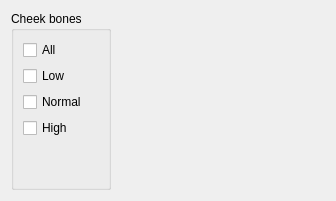
       <widget class="QWidget" name="cheeks">
        <layout class="QHBoxLayout" name="horizontalLayout_28">
         <item>
          <widget class="QGroupBox" name="groupBox_76">
           <property name="title">
            <string>Cheek bones</string>
           </property>
           <property name="alignment">
            <set>Qt::AlignLeading|Qt::AlignLeft|Qt::AlignTop</set>
           </property>
           <layout class="QVBoxLayout" name="verticalLayout_74">
            <item>
             <widget class="QCheckBox" name="checkBox_340">
              <property name="text">
               <string>All</string>
              </property>
             </widget>
            </item>
            <item>
             <widget class="QCheckBox" name="checkBox_341">
              <property name="text">
               <string>Low</string>
              </property>
             </widget>
            </item>
            <item>
             <widget class="QCheckBox" name="checkBox_342">
              <property name="text">
               <string>Normal</string>
              </property>
             </widget>
            </item>
            <item>
             <widget class="QCheckBox" name="checkBox_343">
              <property name="text">
               <string>High</string>
              </property>
             </widget>
            </item>
            <item>
             <spacer name="verticalSpacer_68">
              <property name="orientation">
               <enum>Qt::Vertical</enum>
              </property>
              <property name="sizeHint" stdset="0">
               <size>
                <width>20</width>
                <height>40</height>
               </size>
              </property>
             </spacer>
            </item>
           </layout>
          </widget>
         </item>
         <item>
          <spacer name="horizontalSpacer_34">
           <property name="orientation">
            <enum>Qt::Horizontal</enum>
           </property>
           <property name="sizeHint" stdset="0">
            <size>
             <width>214</width>
             <height>20</height>
            </size>
           </property>
          </spacer>
         </item>
        </layout>
       </widget>
